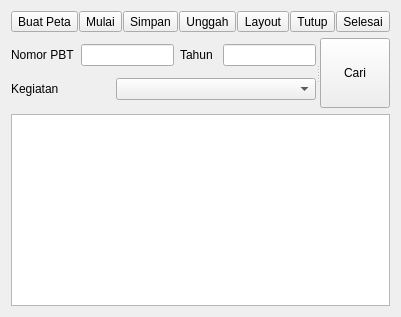
            <widget class="QWidget" name="apbn">
             <attribute name="title">
              <string>APBN</string>
             </attribute>
             <layout class="QVBoxLayout" name="verticalLayout_5">
              <item>
               <layout class="QHBoxLayout" name="horizontalLayout_5">
                <property name="spacing">
                 <number>1</number>
                </property>
                <item>
                 <widget class="QToolButton" name="toolButton_9">
                  <property name="sizePolicy">
                   <sizepolicy hsizetype="Minimum" vsizetype="Preferred">
                    <horstretch>0</horstretch>
                    <verstretch>0</verstretch>
                   </sizepolicy>
                  </property>
                  <property name="toolTip">
                   <string>Buat Peta Bidang</string>
                  </property>
                  <property name="statusTip">
                   <string/>
                  </property>
                  <property name="text">
                   <string>Buat Peta</string>
                  </property>
                  <property name="icon">
                   <iconset>
                    <normaloff>../images/panel_icons/adddatabase.png</normaloff>../images/panel_icons/adddatabase.png</iconset>
                  </property>
                  <property name="iconSize">
                   <size>
                    <width>35</width>
                    <height>35</height>
                   </size>
                  </property>
                  <property name="toolButtonStyle">
                   <enum>Qt::ToolButtonTextUnderIcon</enum>
                  </property>
                  <property name="autoRaise">
                   <bool>false</bool>
                  </property>
                  <property name="arrowType">
                   <enum>Qt::NoArrow</enum>
                  </property>
                 </widget>
                </item>
                <item>
                 <widget class="QToolButton" name="toolButton_10">
                  <property name="sizePolicy">
                   <sizepolicy hsizetype="Preferred" vsizetype="Preferred">
                    <horstretch>0</horstretch>
                    <verstretch>0</verstretch>
                   </sizepolicy>
                  </property>
                  <property name="toolTip">
                   <string>Mulai</string>
                  </property>
                  <property name="statusTip">
                   <string/>
                  </property>
                  <property name="text">
                   <string>Mulai</string>
                  </property>
                  <property name="icon">
                   <iconset>
                    <normaloff>../images/panel_icons/start.png</normaloff>../images/panel_icons/start.png</iconset>
                  </property>
                  <property name="iconSize">
                   <size>
                    <width>35</width>
                    <height>35</height>
                   </size>
                  </property>
                  <property name="toolButtonStyle">
                   <enum>Qt::ToolButtonTextUnderIcon</enum>
                  </property>
                 </widget>
                </item>
                <item>
                 <widget class="QToolButton" name="toolButton_11">
                  <property name="sizePolicy">
                   <sizepolicy hsizetype="Preferred" vsizetype="Preferred">
                    <horstretch>0</horstretch>
                    <verstretch>0</verstretch>
                   </sizepolicy>
                  </property>
                  <property name="toolTip">
                   <string>Simpan PBT</string>
                  </property>
                  <property name="text">
                   <string>Simpan</string>
                  </property>
                  <property name="icon">
                   <iconset>
                    <normaloff>../images/panel_icons/save.png</normaloff>../images/panel_icons/save.png</iconset>
                  </property>
                  <property name="iconSize">
                   <size>
                    <width>35</width>
                    <height>35</height>
                   </size>
                  </property>
                  <property name="toolButtonStyle">
                   <enum>Qt::ToolButtonTextUnderIcon</enum>
                  </property>
                 </widget>
                </item>
                <item>
                 <widget class="QToolButton" name="toolButton_12">
                  <property name="sizePolicy">
                   <sizepolicy hsizetype="Preferred" vsizetype="Preferred">
                    <horstretch>0</horstretch>
                    <verstretch>0</verstretch>
                   </sizepolicy>
                  </property>
                  <property name="toolTip">
                   <string>Masukkan Bidang ke Berkas</string>
                  </property>
                  <property name="text">
                   <string>Unggah</string>
                  </property>
                  <property name="icon">
                   <iconset>
                    <normaloff>../images/panel_icons/linkdocument.png</normaloff>../images/panel_icons/linkdocument.png</iconset>
                  </property>
                  <property name="iconSize">
                   <size>
                    <width>35</width>
                    <height>35</height>
                   </size>
                  </property>
                  <property name="toolButtonStyle">
                   <enum>Qt::ToolButtonTextUnderIcon</enum>
                  </property>
                 </widget>
                </item>
                <item>
                 <widget class="QToolButton" name="toolButton_13">
                  <property name="sizePolicy">
                   <sizepolicy hsizetype="Preferred" vsizetype="Preferred">
                    <horstretch>0</horstretch>
                    <verstretch>0</verstretch>
                   </sizepolicy>
                  </property>
                  <property name="text">
                   <string>Layout</string>
                  </property>
                  <property name="icon">
                   <iconset>
                    <normaloff>../images/panel_icons/print.png</normaloff>../images/panel_icons/print.png</iconset>
                  </property>
                  <property name="iconSize">
                   <size>
                    <width>35</width>
                    <height>35</height>
                   </size>
                  </property>
                  <property name="toolButtonStyle">
                   <enum>Qt::ToolButtonTextUnderIcon</enum>
                  </property>
                 </widget>
                </item>
                <item>
                 <widget class="QToolButton" name="toolButton_14">
                  <property name="sizePolicy">
                   <sizepolicy hsizetype="Preferred" vsizetype="Preferred">
                    <horstretch>0</horstretch>
                    <verstretch>0</verstretch>
                   </sizepolicy>
                  </property>
                  <property name="text">
                   <string>Tutup</string>
                  </property>
                  <property name="icon">
                   <iconset>
                    <normaloff>../images/panel_icons/close.png</normaloff>../images/panel_icons/close.png</iconset>
                  </property>
                  <property name="iconSize">
                   <size>
                    <width>35</width>
                    <height>35</height>
                   </size>
                  </property>
                  <property name="toolButtonStyle">
                   <enum>Qt::ToolButtonTextUnderIcon</enum>
                  </property>
                 </widget>
                </item>
                <item>
                 <widget class="QToolButton" name="toolButton_15">
                  <property name="sizePolicy">
                   <sizepolicy hsizetype="Preferred" vsizetype="Preferred">
                    <horstretch>0</horstretch>
                    <verstretch>0</verstretch>
                   </sizepolicy>
                  </property>
                  <property name="text">
                   <string>Selesai</string>
                  </property>
                  <property name="icon">
                   <iconset>
                    <normaloff>../images/panel_icons/finish.png</normaloff>../images/panel_icons/finish.png</iconset>
                  </property>
                  <property name="iconSize">
                   <size>
                    <width>35</width>
                    <height>35</height>
                   </size>
                  </property>
                  <property name="toolButtonStyle">
                   <enum>Qt::ToolButtonTextUnderIcon</enum>
                  </property>
                 </widget>
                </item>
               </layout>
              </item>
              <item>
               <widget class="QSplitter" name="splitter_2">
                <property name="orientation">
                 <enum>Qt::Horizontal</enum>
                </property>
                <widget class="QWidget" name="layoutWidget">
                 <layout class="QVBoxLayout" name="verticalLayout_4">
                  <item>
                   <layout class="QHBoxLayout" name="horizontalLayout_8">
                    <item>
                     <layout class="QHBoxLayout" name="horizontalLayout_7">
                      <item>
                       <widget class="QLabel" name="label_13">
                        <property name="text">
                         <string>Nomor PBT</string>
                        </property>
                       </widget>
                      </item>
                      <item>
                       <widget class="QgsFilterLineEdit" name="mLineEdit_5">
                        <property name="showSearchIcon">
                         <bool>true</bool>
                        </property>
                        <property name="qgisRelation" stdset="0">
                         <string notr="true"/>
                        </property>
                       </widget>
                      </item>
                     </layout>
                    </item>
                    <item>
                     <layout class="QHBoxLayout" name="horizontalLayout_6">
                      <item>
                       <widget class="QLabel" name="label_14">
                        <property name="text">
                         <string>Tahun </string>
                        </property>
                       </widget>
                      </item>
                      <item>
                       <widget class="QgsFilterLineEdit" name="mLineEdit_6">
                        <property name="showSearchIcon">
                         <bool>true</bool>
                        </property>
                        <property name="qgisRelation" stdset="0">
                         <string notr="true"/>
                        </property>
                       </widget>
                      </item>
                     </layout>
                    </item>
                   </layout>
                  </item>
                  <item>
                   <layout class="QHBoxLayout" name="horizontalLayout_9">
                    <item>
                     <widget class="QLabel" name="kegiatanLabel">
                      <property name="text">
                       <string>Kegiatan</string>
                      </property>
                     </widget>
                    </item>
                    <item>
                     <spacer name="horizontalSpacer">
                      <property name="orientation">
                       <enum>Qt::Horizontal</enum>
                      </property>
                      <property name="sizeHint" stdset="0">
                       <size>
                        <width>40</width>
                        <height>20</height>
                       </size>
                      </property>
                     </spacer>
                    </item>
                    <item>
                     <widget class="QComboBox" name="kegiatanComboBox">
                      <property name="enabled">
                       <bool>true</bool>
                      </property>
                      <property name="minimumSize">
                       <size>
                        <width>200</width>
                        <height>0</height>
                       </size>
                      </property>
                     </widget>
                    </item>
                   </layout>
                  </item>
                 </layout>
                </widget>
                <widget class="QToolButton" name="toolButton_16">
                 <property name="sizePolicy">
                  <sizepolicy hsizetype="MinimumExpanding" vsizetype="MinimumExpanding">
                   <horstretch>0</horstretch>
                   <verstretch>0</verstretch>
                  </sizepolicy>
                 </property>
                 <property name="minimumSize">
                  <size>
                   <width>70</width>
                   <height>70</height>
                  </size>
                 </property>
                 <property name="text">
                  <string>Cari</string>
                 </property>
                 <property name="icon">
                  <iconset>
                   <normaloff>../images/panel_icons/search.png</normaloff>../images/panel_icons/search.png</iconset>
                 </property>
                 <property name="iconSize">
                  <size>
                   <width>40</width>
                   <height>40</height>
                  </size>
                 </property>
                 <property name="toolButtonStyle">
                  <enum>Qt::ToolButtonTextUnderIcon</enum>
                 </property>
                </widget>
               </widget>
              </item>
              <item>
               <widget class="QListWidget" name="listWidget">
                <property name="alternatingRowColors">
                 <bool>true</bool>
                </property>
                <property name="layoutMode">
                 <enum>QListView::SinglePass</enum>
                </property>
                <property name="selectionRectVisible">
                 <bool>false</bool>
                </property>
               </widget>
              </item>
             </layout>
            </widget>
